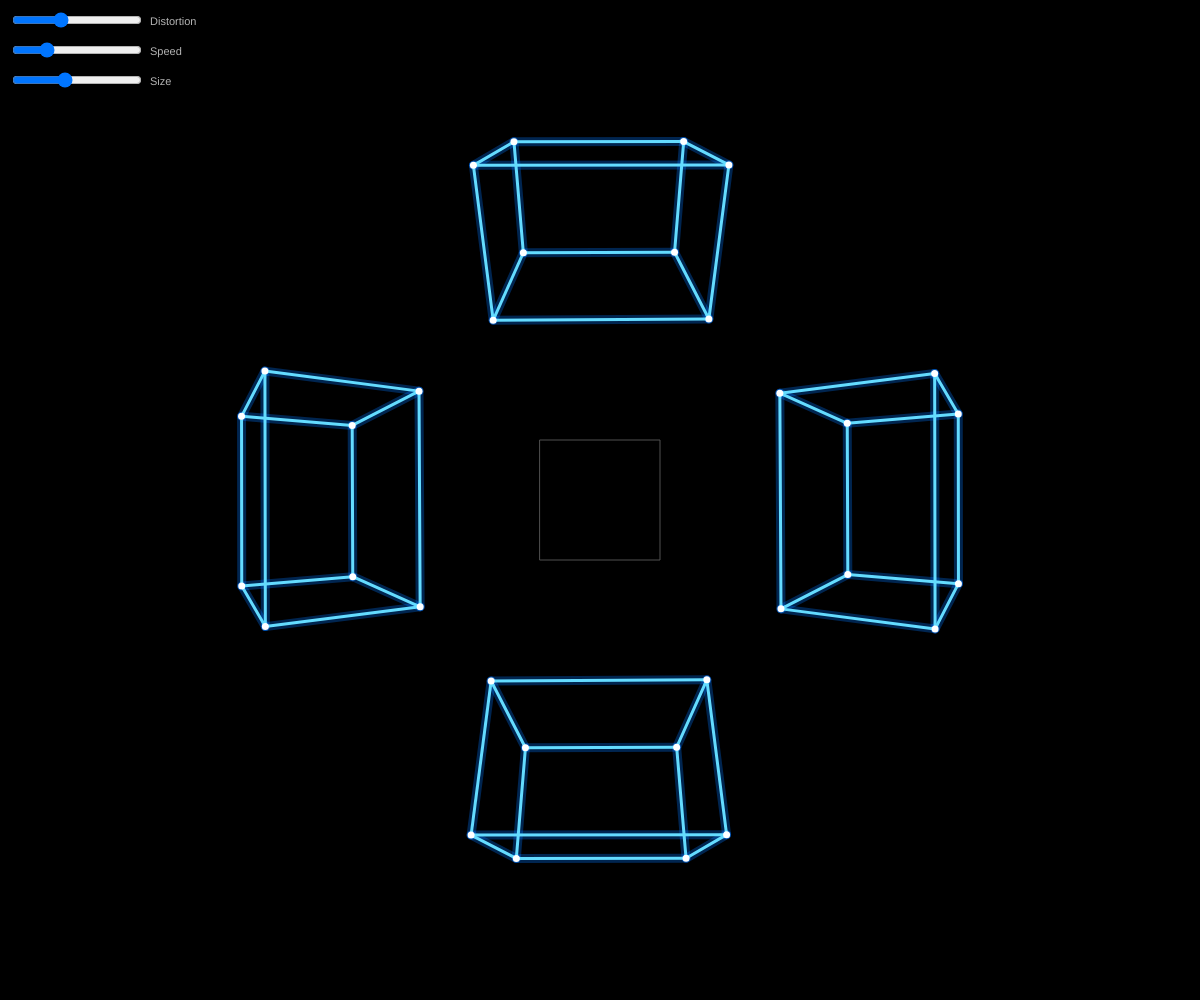
Frame 1 (no input)
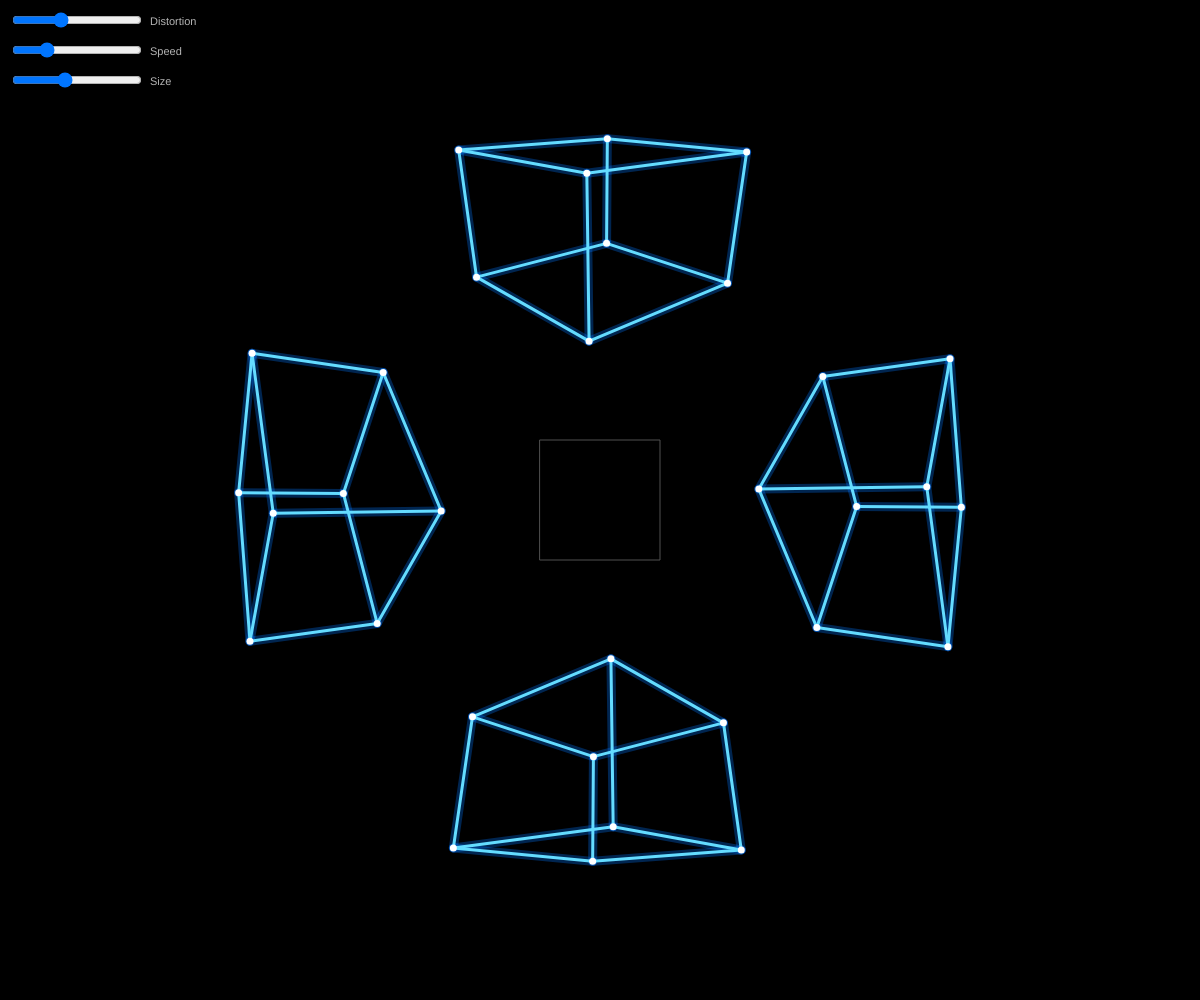
Frame 60 (no input)
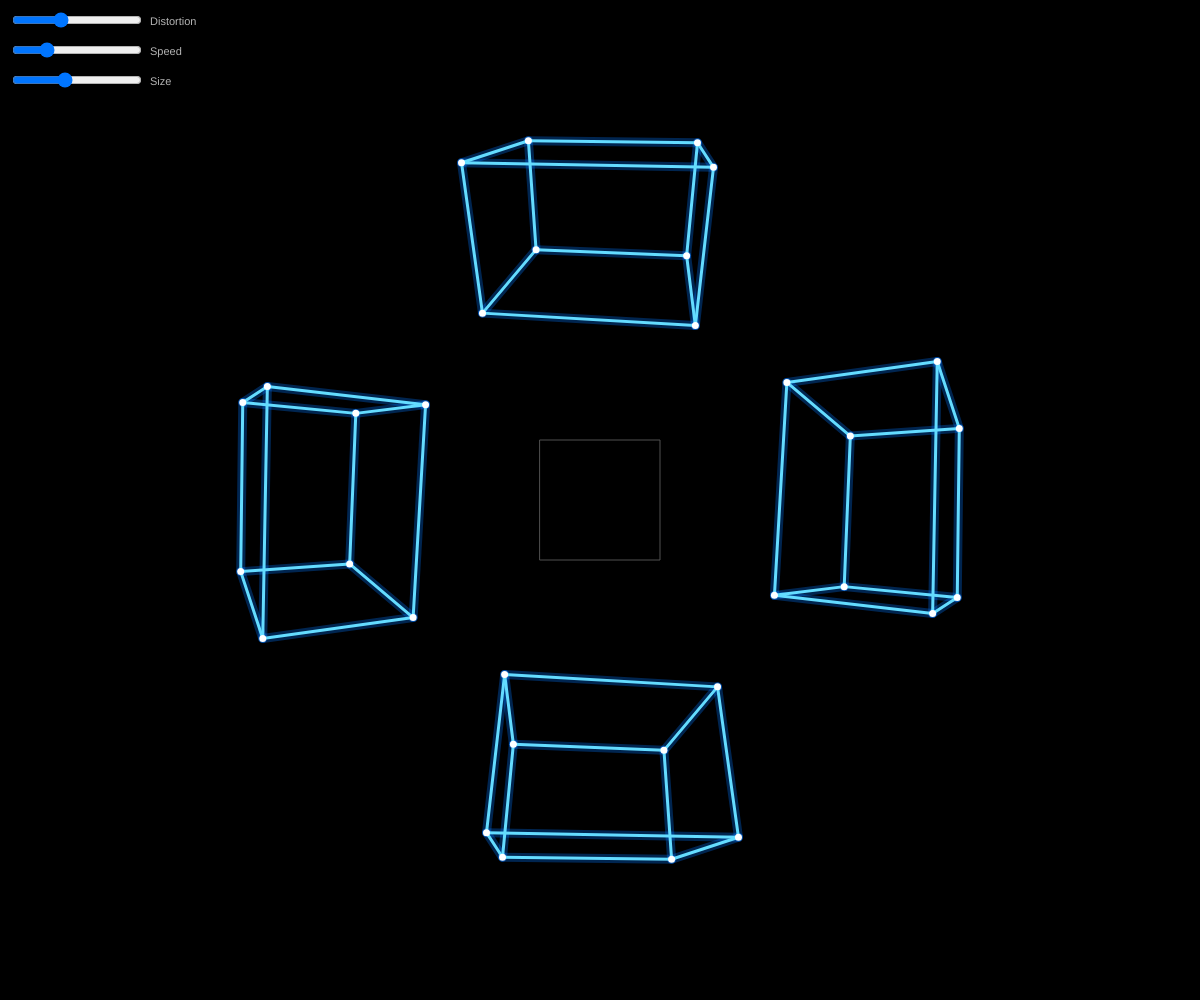
Frame 120 (the mouse pressed at the canvas centre since frame 60)

The p5.js sketch that drew these frames (run headless with seeded random() and noise() and a simulated clock; from frame 60 on, the mouse is pressed at the canvas centre):

// p5.js sketch
// ── sketch.js
let angleY = 0;

let distortionSlider;
let speedSlider;
let sizeSlider;

const vertices = [
  [-1,-1,-1],
  [ 1,-1,-1],
  [ 1, 1,-1],
  [-1, 1,-1],
  [-1,-1, 1],
  [ 1,-1, 1],
  [ 1, 1, 1],
  [-1, 1, 1]
];

const edges = [
  [0,1],[1,2],[2,3],[3,0],
  [4,5],[5,6],[6,7],[7,4],
  [0,4],[1,5],[2,6],[3,7]
];

function setup() {

  createCanvas(windowWidth, windowHeight);

  // 縦方向補正
  distortionSlider =
    createSlider(0.4, 1.3, 0.72, 0.01);

  distortionSlider.position(10, 10);
  distortionSlider.size(130);

  // 回転速度
  speedSlider =
    createSlider(0, 0.05, 0.012, 0.001);

  speedSlider.position(10, 40);
  speedSlider.size(130);

  // 大きさ
  sizeSlider =
    createSlider(40, 180, 95, 1);

  sizeSlider.position(10, 70);
  sizeSlider.size(130);
}


function draw() {

  background(0);

  angleY += speedSlider.value();

  let cx = width / 2;
  let cy = height / 2;

  // 画面サイズに合わせた配置距離
  let d = min(width, height) * 0.28;

  // -------------------------
  // 上
  // -------------------------
  drawCube(
    cx,
    cy - d,
    PI,
    angleY
  );

  // -------------------------
  // 下
  // -------------------------
  drawCube(
    cx,
    cy + d,
    0,
    angleY + PI
  );

  // -------------------------
  // 左
  // -------------------------
  drawCube(
    cx - d,
    cy,
    HALF_PI,
    angleY + HALF_PI
  );

  // -------------------------
  // 右
  // -------------------------
  drawCube(
    cx + d,
    cy,
    -HALF_PI,
    angleY - HALF_PI
  );

  // 中央位置を確認するためのマーク
  noFill();
  stroke(80);
  strokeWeight(1);

  let centerSize =
    min(width, height) * 0.12;

  rectMode(CENTER);
  rect(cx, cy, centerSize, centerSize);

  // 説明文字
  noStroke();
  fill(180);
  textSize(11);
  textAlign(LEFT);

  text(
    "Distortion",
    150,
    25
  );

  text(
    "Speed",
    150,
    55
  );

  text(
    "Size",
    150,
    85
  );
}


// ===================================================
// 立方体を描く
// ===================================================

function drawCube(
  centerX,
  centerY,
  screenRotation,
  cubeRotation
) {

  push();

  translate(centerX, centerY);

  // スマホの4方向に合わせる
  rotate(screenRotation);

  let projected = [];

  let distortion =
    distortionSlider.value();

  let scaleFactor =
    sizeSlider.value();

  for (let v of vertices) {

    let x = v[0];
    let y = v[1];
    let z = v[2];

    // -------------------------
    // Y軸回転
    // -------------------------

    let xr =
      x * cos(cubeRotation)
      +
      z * sin(cubeRotation);

    let zr =
      -x * sin(cubeRotation)
      +
      z * cos(cubeRotation);

    // -------------------------
    // 少し上から見る
    // -------------------------

    let tilt = -0.35;

    let yr =
      y * cos(tilt)
      -
      zr * sin(tilt);

    let zr2 =
      y * sin(tilt)
      +
      zr * cos(tilt);

    // -------------------------
    // 透視投影
    // -------------------------

    let cameraDistance = 5;

    let perspective =
      cameraDistance /
      (cameraDistance + zr2);

    let px =
      xr * perspective;

    let py =
      yr * perspective;

    // -------------------------
    // ペッパーズゴースト用
    // 縦方向補正
    // -------------------------

    py *= distortion;

    projected.push({
      x: px * scaleFactor,
      y: py * scaleFactor
    });
  }


  // -------------------------
  // 発光風の太い線
  // -------------------------

  stroke(
    0,
    120,
    255,
    80
  );

  strokeWeight(9);

  drawEdges(projected);


  // -------------------------
  // 本線
  // -------------------------

  stroke(
    100,
    220,
    255
  );

  strokeWeight(3);

  drawEdges(projected);


  // -------------------------
  // 頂点
  // -------------------------

  stroke(255);
  strokeWeight(7);

  for (let p of projected) {

    point(
      p.x,
      p.y
    );
  }

  pop();
}


// ===================================================
// 辺を描く
// ===================================================

function drawEdges(p) {

  for (let e of edges) {

    let a =
      p[e[0]];

    let b =
      p[e[1]];

    line(
      a.x,
      a.y,
      b.x,
      b.y
    );
  }
}


// ===================================================
// 画面サイズ変更
// ===================================================

function windowResized() {

  resizeCanvas(
    windowWidth,
    windowHeight
  );
}
